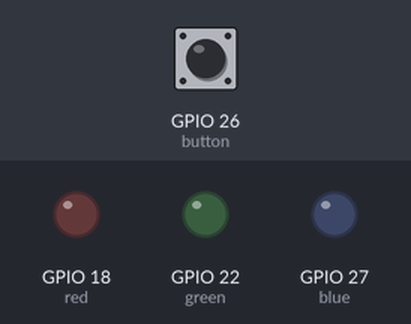
Bench run of a program on a simulated Raspberry Pi (BCM pin numbers). Shown: output pins drawn as LEDs (lit = HIGH). Inputs (shaded band) come from the test bench; at power-on: GPIO 26 (button) HIGH.

Above: at 1.2 s.
1.3 s: GPIO 26 (button) pulled LOW for 0.15 s
At 2.5 s:
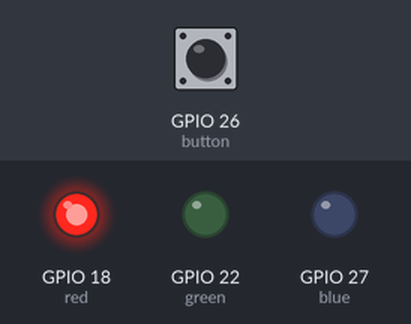
2.9 s: GPIO 26 (button) pulled LOW for 1 s
At 3.9 s:
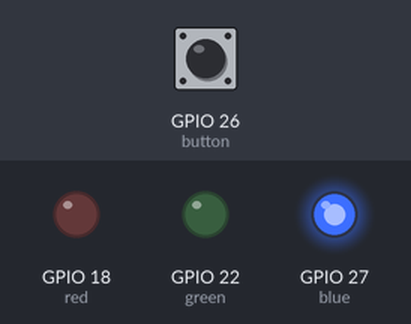
5.4 s: GPIO 26 (button) pulled LOW for 0.15 s
At 5.8 s:
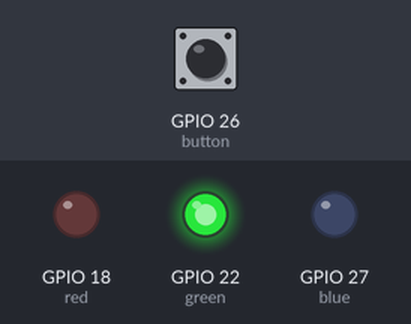
7.0 s: GPIO 26 (button) pulled LOW for 3.2 s
At 8.2 s:
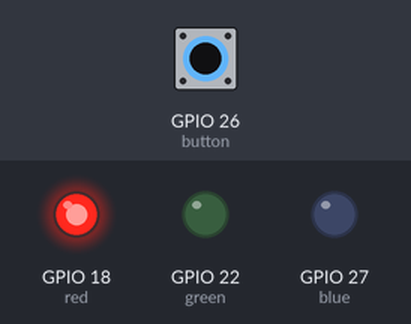
Timing chart, 0 to 10.0 s (numbered marks = the images above; inputs shaded):
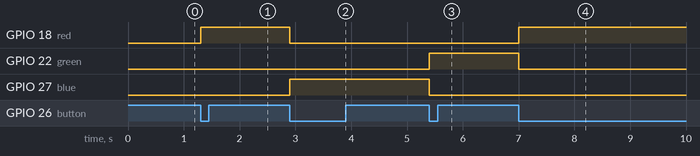

The program:

toggle.py
```python
from gpiozero import Button, LED
import time
from signal import pause

button = Button(26, bounce_time = 0.05)
red = LED(18)
blue = LED(27)
green = LED(22)

state = 0;

def next_state():
	global state
	if (state < 3):
		state += 1
	else:
		state = 1

	light(state)

def light(input):
	red.off()
	blue.off()
	green.off()

	if input == 0:
		red.off()
	elif input == 1:
		red.on()
	elif input == 2:
		blue.on()
	elif input == 3:
		green.on()

button.when_pressed = next_state
pause()
```

Measured:
- after the input at 1.3 s, GPIO 18 (red): LOW → HIGH at once
- after the input at 2.9 s, GPIO 18 (red): HIGH → LOW at once; GPIO 27 (blue): LOW → HIGH at once
- after the input at 5.4 s, GPIO 22 (green): LOW → HIGH at once; GPIO 27 (blue): HIGH → LOW at once
- after the input at 7.0 s, GPIO 18 (red): LOW → HIGH at once; GPIO 22 (green): HIGH → LOW at once
